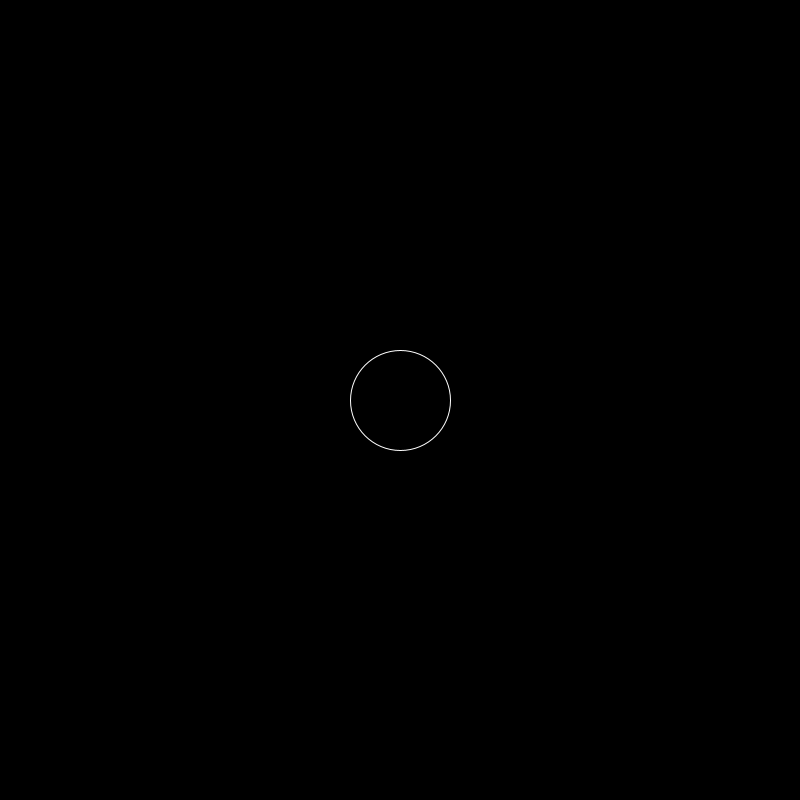
Frame 1 (no input)
Frame 60 (the mouse pressed at the canvas centre just before this capture): identical to frame 1, image omitted
Frame 120 (the mouse held since frame 60 and released just before this capture): identical to frame 1, image omitted

The Processing sketch that drew this single still picture (run headless with seeded random() and noise(); from frame 60 on, the mouse is pressed at the canvas centre):

// Processing sketch: changing_shapes_test
// ── changing_shapes_test.pde
//Change shape based on key pressed

class key_object {
  
  color r, g, b;
  float shape_height;
  float shape_length;
  
  key_object(){
    stroke(255);
    ellipse(100,100,100,100);
  }
  
  void shape_define(){
    if (((int)key > (int)'a') && ((int)key < (int)'m')) {
      int[] color_array = {(int)random(255), (int)random(255), (int)random(255)};
      println(color_array);
      stroke(color_array[0], color_array[1], color_array[2]);
      fill(color_array[0], color_array[1], color_array[2]);
      ellipse(width/2, height/2, random(width/2), random(height/2));
    }
    else{
      int[] color_array = {(int)random(255), (int)random(255), (int)random(255)};
      stroke(color_array[0], color_array[1], color_array[2]);
      fill(color_array[0], color_array[1], color_array[2]);
      rectMode(CENTER);
      rect(width/2, height/2, random(width/2), random(height/2));
    }
  }
  
  void fade(){
    
  }
}

key_object object;

void setup(){
  size(800, 800);
  object = new key_object();
}

void draw(){
  background(0);
  if (keyPressed == true){
    object.shape_define();
  }
  else{
    stroke(255);
    fill(0);
    ellipse(width/2, height/2, width/8, height/8);
  }
  delay(50);
}
